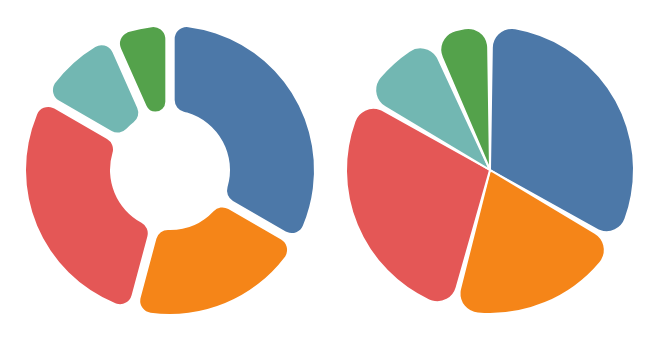

Here is the Vega-Lite specification saved for this chart:
### Vega specification from a JSON file in a GitHub repository (floating-point values rounded to 4 significant figures)
{"$schema": "https://vega.github.io/schema/vega/v6.json", "description": "A donut with padded, rounded slices beside a pie of the same data: the gap is measured at a pad radius and the corners are rounded by tangent circles, so neither is a fixed subtraction.", "width": 320, "height": 160, "padding": 5, "data": [{"name": "table", "values": [{"k": "alpha", "v": 40}, {"k": "beta", "v": 25}, {"k": "gamma", "v": 35}, {"k": "delta", "v": 12}, {"k": "epsilon", "v": 8}], "transform": [{"type": "pie", "field": "v"}]}], "scales": [{"name": "colour", "type": "ordinal", "domain": {"data": "table", "field": "k"}, "range": {"scheme": "tableau10"}}], "marks": [{"type": "arc", "from": {"data": "table"}, "encode": {"enter": {"x": {"value": 80}, "y": {"value": 80}, "startAngle": {"field": "startAngle"}, "endAngle": {"field": "endAngle"}, "innerRadius": {"value": 30}, "outerRadius": {"value": 72}, "padAngle": {"value": 0.06}, "cornerRadius": {"value": 6}, "fill": {"scale": "colour", "field": "k"}}}}, {"type": "arc", "from": {"data": "table"}, "encode": {"enter": {"x": {"value": 240}, "y": {"value": 80}, "startAngle": {"field": "startAngle"}, "endAngle": {"field": "endAngle"}, "innerRadius": {"value": 0}, "outerRadius": {"value": 72}, "padAngle": {"value": 0.03}, "cornerRadius": {"value": 10}, "fill": {"scale": "colour", "field": "k"}, "stroke": {"value": "#ffffff"}, "strokeWidth": {"value": 1}}}}]}
